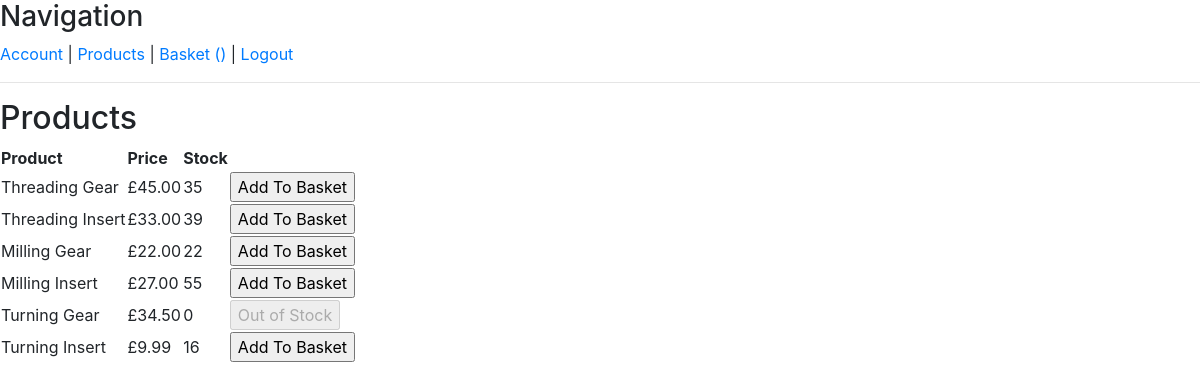
Page /file/pages/products.php on the committed database.
### tables this page shows
CREATE TABLE `products` (
  `product_id` int(4) NOT NULL,
  `group_id` varchar(3) NOT NULL,
  `sub_product_id` varchar(3) NOT NULL,
  `stock` int(4) NOT NULL,
  `price` float(7,2) NOT NULL
);

CREATE TABLE `product_group` (
  `group_id` varchar(3) NOT NULL,
  `group_name` varchar(30) NOT NULL
);

CREATE TABLE `sub_product` (
  `sub_product_id` varchar(3) NOT NULL,
  `name` varchar(30) NOT NULL
);

### file/includes/functions.php (called while the page is built, shortened)
<?php
function get_products(){
    include '../config/database.php';
    $sql = "SELECT products.product_id, products.price, products.stock, product_group.group_name, sub_product.name FROM products
    INNER JOIN product_group ON products.group_id = product_group.group_id
    INNER JOIN sub_product ON products.sub_product_id = sub_product.sub_product_id";
    $result = mysqli_query($conn, $sql);
    $products=array();
    while($row=mysqli_fetch_array($result)) {
        $products[]=$row;
    };
    return $products;
}

### file/pages/products.php (the view, shortened to what this page needs)
<?php
    include 'layout/header.php';
    include '../includes/functions.php';
?>
<h2>Products</h2>
<table>
    <tr>
        <th>Product</th>
        <th>Price</th>
        <th>Stock</th>
        <th></th>
    </tr>
<?php
    $products=get_products();
    foreach($products as $product):
?>
    <tr>
        <td><?php echo $product["group_name"]?> <?php echo $product["name"]?></td>
        <td>£<?php echo $product["price"];?></td>
        <td><?php echo $product["stock"];?></td>
        <td>
            <form method="post" action="../includes/add_to_basket.php">
                <?php if($product["stock"] > 0) {?><input type="submit" value="Add To Basket"> <?php } else { ?> <input type="submit" value="Out of Stock" disabled> <?php }; ?>
            </form>
        </td>
    </tr>
<?php
    endforeach;
?>
</table>

### file/pages/layout/header.php (shortened to what this page needs)
<!DOCTYPE html>
    <html lang="en" class="">
        <head>
            <link rel="stylesheet" href="https://cdn.jsdelivr.net/npm/bootstrap@4.4.1/dist/css/bootstrap.min.css">
        </head>
        <nav>
            <h3>Navigation</h3>
            <a href="account.php">Account</a> |
            <a href="products.php">Products</a> |
            <a href="basket.php">Basket (<?php echo $_SESSION["count"]?>)
            </a> |
            <a href="../includes/destroy_session.php">Logout</a>
        </nav>
        <hr>
        <body>

### rows in the picture
products: group.group_name "Threading", sub_product.name "Gear", price "45.00", stock "35"
products: group.group_name "Threading", sub_product.name "Insert", price "33.00", stock "39"
products: group.group_name "Milling", sub_product.name "Gear", price "22.00", stock "22"
products: group.group_name "Milling", sub_product.name "Insert", price "27.00", stock "55"
products: group.group_name "Turning", sub_product.name "Gear", price "34.50", stock "0"
products: group.group_name "Turning", sub_product.name "Insert", price "9.99", stock "16"
